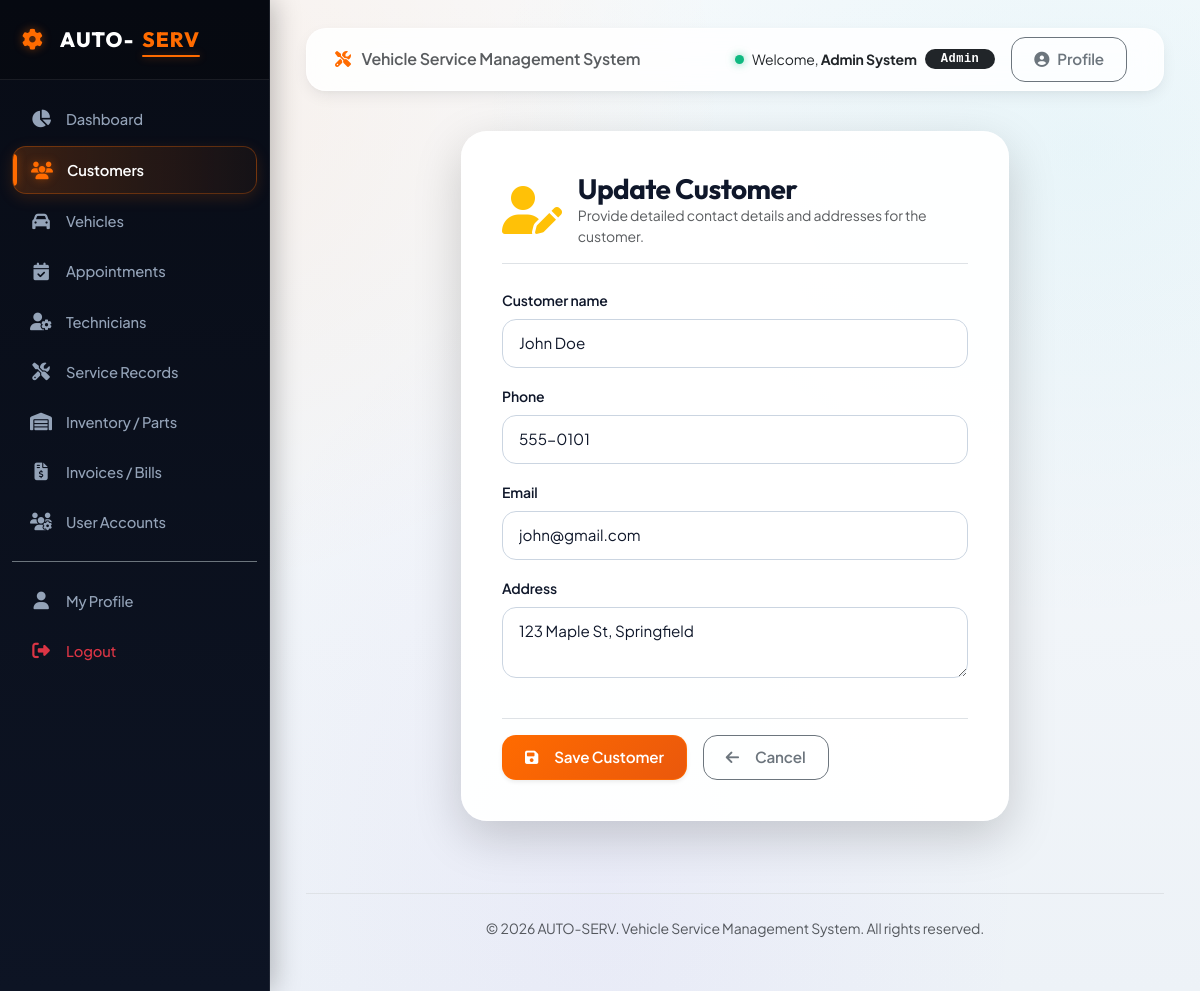
The app's page /customers/5/edit/ (signed in) with its own data.
### accounts/models.py (models this page shows, shortened)
class User(AbstractUser):
    ROLE_CHOICES = (
        ('admin', 'Admin'),
        ('customer', 'Customer'),
        ('technician', 'Technician'),
        ('service_advisor', 'Service Advisor'),
    )
    role = models.CharField(max_length=20, choices=ROLE_CHOICES, default='customer')
    phone = models.CharField(max_length=15, blank=True, null=True)
    address = models.TextField(blank=True, null=True)

### customers/models.py (models this page shows, shortened)
class Customer(models.Model):
    user = models.OneToOneField(settings.AUTH_USER_MODEL, on_delete=models.CASCADE, null=True, blank=True, related_name='customer')
    customer_name = models.CharField(max_length=100)
    phone = models.CharField(max_length=15)
    email = models.EmailField()
    address = models.TextField()

### accounts/decorators.py (the view)
        def _wrapped_view(request, *args, **kwargs):
            if request.user.is_authenticated:
                allowed_roles = list(roles)
                if 'admin' in allowed_roles and 'service_advisor' not in allowed_roles:
                    allowed_roles.append('service_advisor')
                if request.user.role in allowed_roles or request.user.is_superuser:
                    return view_func(request, *args, **kwargs)
            raise PermissionDenied

### customers/forms.py
class CustomerForm(forms.ModelForm):
    class Meta:
        model = Customer
        fields = ['customer_name', 'phone', 'email', 'address']
        widgets = {
            'customer_name': forms.TextInput(attrs={'class': 'form-control', 'placeholder': 'Customer Name'}),
            'phone': forms.TextInput(attrs={'class': 'form-control', 'placeholder': 'Phone Number'}),
            'email': forms.EmailInput(attrs={'class': 'form-control', 'placeholder': 'Email Address'}),
            'address': forms.Textarea(attrs={'class': 'form-control', 'rows': 2, 'placeholder': 'Address'}),
        }

### customers/views.py (called while the page is built)
@login_required
@role_required('admin')
def customer_update(request, pk):
    customer = get_object_or_404(Customer, pk=pk)
    if request.method == 'POST':
        form = CustomerForm(request.POST, instance=customer)
        if form.is_valid():
            form.save()
            messages.success(request, "Customer details updated successfully.")
            return redirect('customers:customer_detail', pk=customer.pk)
    else:
        form = CustomerForm(instance=customer)
    return render(request, 'customers/customer_form.html', {'form': form, 'title': 'Update Customer'})

### templates/customers/customer_form.html (shortened to what this page needs)
{% extends 'base.html' %}
{% block content %}
<div class="row justify-content-center">
    <div class="col-md-8">
        <div class="form-card shadow-lg">
            <div class="d-flex align-items-center gap-3 mb-4 pb-3 border-bottom">
                <i class="fa-solid fa-user-pen fa-3x text-warning"></i>
                <div>
                    <h3 class="fw-bold mb-0">{{ title }}</h3>
                    <p class="text-muted small mb-0">Provide detailed contact details and addresses for the customer.</p>
                </div>
            </div>
            <form method="post">
                <div class="row">
                    {% for field in form %}
                    <div class="col-md-12 mb-3">
                        <label for="{{ field.id_for_label }}" class="form-label fw-semibold small">{{ field.label }}</label>
                        {{ field }}
                    </div>
                    {% endfor %}
                </div>
                <div class="mt-4 pt-3 border-top d-flex gap-3">
                    <button type="submit" class="btn btn-primary shadow-sm">
                        <i class="fa-solid fa-floppy-disk me-2"></i>Save Customer
                    </button>
                    <a href="{% url 'customers:customer_list' %}" class="btn btn-outline-secondary">
                        <i class="fa-solid fa-arrow-left me-2"></i>Cancel
                    </a>
                </div>
            </form>
        </div>
    </div>
</div>
{% endblock %}

### templates/navbar.html (shortened to what this page needs)
<nav class="navbar navbar-expand-lg main-navbar py-2 px-3 mb-3 no-print">
    <div class="container-fluid">
        {% if not user.is_authenticated %}
        <a class="navbar-brand text-dark fw-bold d-flex align-items-center" href="/">
            <i class="fa-solid fa-gear me-2 brand-gear fs-4"></i>AUTO-<span style="color:var(--primary-color);">SERV</span>
        </a>
        {% else %}
        <span class="navbar-brand text-muted fs-6 d-none d-md-inline fw-semibold">
            <i class="fa-solid fa-screwdriver-wrench me-2" style="color:var(--primary-color);"></i> Vehicle Service Management System
        </span>
        {% endif %}
        <div class="ms-auto d-flex align-items-center">
            {% if user.is_authenticated %}
            <div class="text-dark me-3 d-none d-sm-flex align-items-center">
                <span class="status-dot dot-active me-2"></span>
                <span class="small me-2">Welcome, <strong class="text-dark">{{ user.first_name|default:user.username }} {{ user.last_name }}</strong></span>
                <span class="badge bg-dark rounded-pill px-3 py-1 font-monospace" style="letter-spacing: 0.5px;">{{ user.get_role_display }}</span>
            </div>
            <a href="{% url 'accounts:profile' %}" class="btn btn-sm btn-outline-secondary me-2">
                <i class="fa-solid fa-user-circle"></i> Profile
            </a>
            {% endif %}
        </div>
    </div>
</nav>

### static/css/style.css (style rules this page uses)
:root { --primary-color: #ff6b00; --primary-hover: #ea580c; --primary-dark: #c2410c; --primary-light: #fff7ed; --primary-glow: rgba(255, 107, 0, 0.45); --secondary-color: #0b0f19; --sidebar-bg: #090d16; --sidebar-hover: #161f33; --sidebar-active: #1e293b; --sidebar-border: rgba(255, 255, 255, 0.08); --cyan-accent: #06b6d4; --cyan-glow: rgba(6, 182, 212, 0.4); --purple-accent: #8b5cf6; --emerald-accent: #10b981; --amber-accent: #f59e0b; --danger-accent: #ef4444; --bg-base: #f1f5f9; --bg-surface: #ffffff; --card-bg: #ffffff; --card-hover-bg: #ffffff; --card-border: rgba(226, 232, 240, 0.85); --text-primary: #0f172a; --text-secondary: #475569; --text-muted: #64748b; --text-light: #f8fafc; --radius-sm: 8px; --radius-md: 14px; --radius-lg: 20px; --radius-xl: 26px; --radius-full: 9999px; --transition-fast: all 0.2s cubic-bezier(0.4, 0, 0.2, 1); --transition: all 0.35s cubic-bezier(0.16, 1, 0.3, 1); --transition-bounce: all 0.45s cubic-bezier(0.34, 1.56, 0.64, 1); --shadow-sm: 0 2px 4px rgba(15, 23, 42, 0.04), 0 1px 2px rgba(15, 23, 42, 0.06); --shadow-md: 0 6px 16px -2px rgba(15, 23, 42, 0.08), 0 3px 6px -2px rgba(15, 23, 42, 0.04); --shadow-lg: 0 18px 30px -4px rgba(15, 23, 42, 0.1), 0 8px 12px -4px rgba(15, 23, 42, 0.06); --shadow-xl: 0 25px 50px -12px rgba(15, 23, 42, 0.2); --shadow-glow: 0 0 25px var(--primary-glow); --shadow-cyan-glow: 0 0 25px var(--cyan-glow); }
* { box-sizing: border-box; }
body { font-family: 'Plus Jakarta Sans', sans-serif; background-color: var(--bg-base); background-image: radial-gradient(at 10% 10%, rgba(255, 107, 0, 0.07) 0px, transparent 40%), radial-gradient(at 90% 15%, rgba(6, 182, 212, 0.06) 0px, transparent 40%), radial-gradient(at 50% 90%, rgba(139, 92, 246, 0.05) 0px, transparent 50%), linear-gradient(180deg, #f8fafc 0%, #edf2f7 100%); background-attachment: fixed; color: var(--text-primary); min-height: 100vh; overflow-x: hidden; letter-spacing: -0.01em; }
h1, h2, h3, h4, h5, h6, .brand-title, .nav-brand { font-family: 'Outfit', sans-serif; font-weight: 700; letter-spacing: -0.02em; color: var(--text-primary); }
.main-navbar { background: rgba(255, 255, 255, 0.85); backdrop-filter: blur(14px); -webkit-backdrop-filter: blur(14px); border: 1px solid rgba(255, 255, 255, 0.6); border-radius: var(--radius-lg) !important; box-shadow: var(--shadow-md); transition: var(--transition); }
.btn { border-radius: var(--radius-md); padding: 10px 22px; font-weight: 600; font-size: 0.95rem; display: inline-flex; align-items: center; justify-content: center; gap: 8px; letter-spacing: -0.01em; transition: var(--transition-bounce); position: relative; overflow: hidden; }
.btn-primary { background: linear-gradient(135deg, #ff6b00 0%, #ea580c 100%); border: 1px solid rgba(255, 107, 0, 0.8); color: #ffffff; box-shadow: 0 4px 14px rgba(255, 107, 0, 0.3); }
.btn-primary::after { content: ''; position: absolute; top: -50%; left: -50%; width: 200%; height: 200%; background: linear-gradient( 60deg, rgba(255, 255, 255, 0) 0%, rgba(255, 255, 255, 0.25) 50%, rgba(255, 255, 255, 0) 100% ); transform: rotate(30deg) translateX(-100%); transition: transform 0.6s ease; }
.status-dot { display: inline-block; width: 9px; height: 9px; border-radius: 50%; margin-right: 6px; }
.dot-active { background-color: var(--emerald-accent); box-shadow: 0 0 8px rgba(16, 185, 129, 0.6); }
.form-card { background: rgba(255, 255, 255, 0.95); backdrop-filter: blur(16px); -webkit-backdrop-filter: blur(16px); border-radius: var(--radius-xl); border: 1px solid rgba(255, 255, 255, 0.8); box-shadow: var(--shadow-xl); padding: 40px; transition: var(--transition); }
.form-control, .form-select { border-radius: var(--radius-md); border: 1.5px solid #cbd5e1; padding: 12px 16px; font-size: 0.95rem; transition: var(--transition); background-color: #ffffff; color: var(--text-primary); }

### records on screen
User: first_name "Admin", last_name "System", role "Admin"
Customer: form "John Doe" "555-0101" "john@gmail.com" "123 Maple St, Springfield"

### other values on screen
{{ title }} "Update Customer"
{{ field.label }} "Customer name" "Phone" "Email" "Address"
